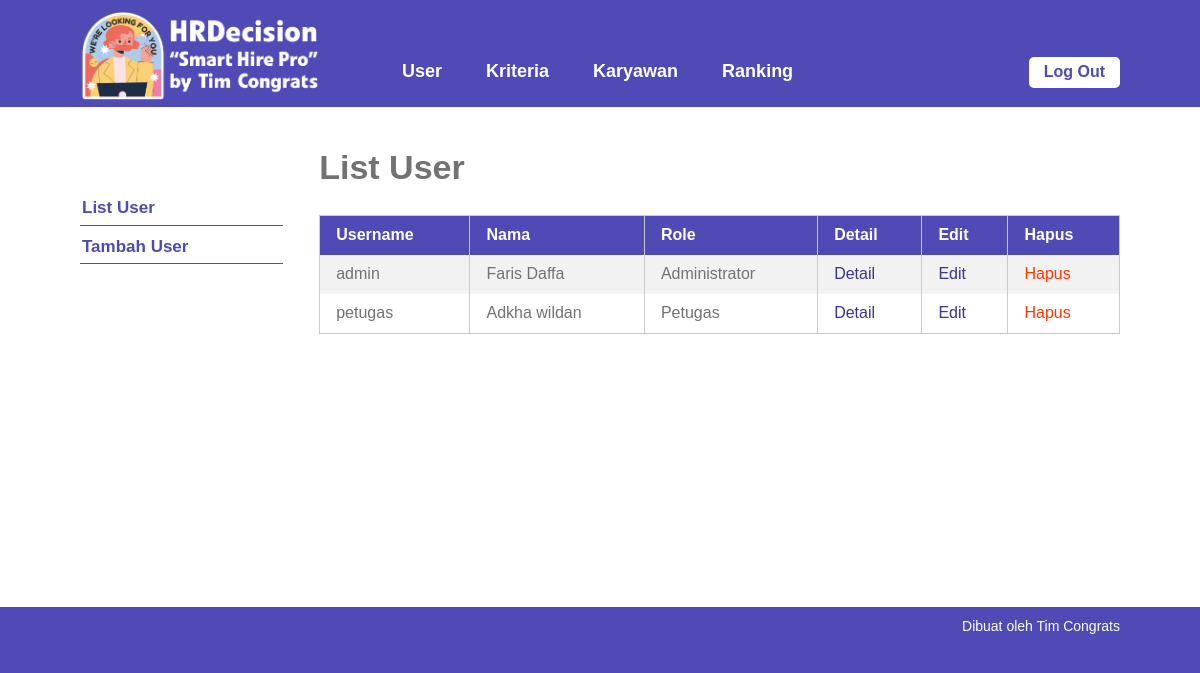
Screenshot of /list-user.php (signed in) with the database file from the repository.
### tables this page shows
CREATE TABLE `user` (
  `id_user` int(5) NOT NULL,
  `username` varchar(16) NOT NULL,
  `password` varchar(50) NOT NULL,
  `nama` varchar(70) NOT NULL,
  `email` varchar(50) DEFAULT NULL,
  `alamat` varchar(100) DEFAULT NULL,
  `role` char(1) NOT NULL
);

### list-user.php (the view, shortened to what this page needs)
<?php require_once('includes/init.php'); ?>
<?php
require_once('template/header.php');
?>
	<div class="main-content-row">
	<div class="container clearfix">
		<?php include_once('template/sidebar-user.php'); ?>
		<div class="main-content the-content">
			<h1>List User</h1>
			<?php
			$query = $pdo->prepare('SELECT id_user, username, nama, role FROM user');
			$query->execute();
			$query->setFetchMode(PDO::FETCH_ASSOC);
			if($query->rowCount() > 0):
			?>
			<table class="pure-table pure-table-striped">
				<thead>
					<tr>
						<th>Username</th>
						<th>Nama</th>
						<th>Role</th>
						<th>Detail</th>
						<th>Edit</th>
						<th>Hapus</th>
					</tr>
				</thead>
				<tbody>
					<?php while($hasil = $query->fetch()): ?>
						<tr>
							<td><?php echo $hasil['username']; ?></td>
							<td><?php echo $hasil['nama']; ?></td>
							<td>
							<?php
							if($hasil['role'] == 1) {
								echo 'Administrator';
							} elseif($hasil['role'] == 2) {
								echo 'Petugas';
							}
							?>
							</td>
							<td><a href="single-user.php?id=<?php echo $hasil['id_user']; ?>">Detail</a></td>
							<td><a href="edit-user.php?id=<?php echo $hasil['id_user']; ?>">Edit</a></td>
							<td><a href="hapus-user.php?id=<?php echo $hasil['id_user']; ?>" class="red yaqin-hapus">Hapus</a></td>
						</tr>
					<?php endwhile; ?>
				</tbody>
			</table>
			<?php else: ?>
				<p>Maaf, belum ada data untuk user.</p>
			<?php endif; ?>
		</div>
	</div>
	</div>
<?php
require_once('template/footer.php');

### stylesheets/style.css (style rules this page uses)
html,body,div,span,applet,object,iframe,h1,h2,h3,h4,h5,h6,p,blockquote,pre,a,abbr,acronym,address,big,cite,code,del,dfn,em,img,ins,kbd,q,s,samp,small,strike,strong,sub,sup,tt,var,b,u,i,center,dl,dt,dd,ol,ul,li,fieldset,form,label,legend,table,caption,tbody,tfoot,thead,tr,th,td,article,aside,canvas,details,embed,figure,figcaption,footer,header,hgroup,menu,nav,output,ruby,section,summary,time,mark,audio, video { margin: 0; padding: 0; border: 0; font-size: 100%; vertical-align: baseline }
body { line-height: 1 }
table { border-collapse: collapse; border-spacing: 0 }
*, *:before, *:after { -moz-box-sizing: border-box; -webkit-box-sizing: border-box; box-sizing: border-box }
.clearfix:before, .clearfix:after { content: " "; display: table }
.clear, .clearfix:after { clear: both }
a { color: #4f4ab5; text-decoration: none }
.container { max-width: 1100px; margin: 0 auto; position: relative; padding: 0 30px }
body { background: #4f4ab5; font-family: "PT Sans", sans-serif; color: #727272; font-size: 14px; line-height: 1.3; font-weight: 500 }
h1, h2, h3, h4, h5, h6 { font-weight: 300 }
.pure-table { border-collapse: collapse; border-spacing: 0; empty-cells: show; border: 1px solid #cbcbcb; width: 100% }
.pure-table td, .pure-table th { border-left: 1px solid #cbcbcb; border-width: 0 0 0 1px; font-size: inherit; margin: 0; overflow: visible; padding: 0.5em 1em }
.pure-table td:first-child, .pure-table th:first-child { border-left-width: 0 }
.pure-table thead { background-color: #4f4ab5; color: #fff; text-align: left; vertical-align: bottom }
.pure-table thead th { color: #fff }
.pure-table td { background-color: transparent }
.pure-table-striped tr:nth-child(2n-1) td { background-color: #f2f2f2 }
.the-content { font-size: 16px; line-height: 1.42857 }
.the-content a { color: #393391; }
.the-content h1, .the-content h2, .the-content h3, .the-content h4, .the-content h5, .the-content h6 { font-weight: 700 }
.the-content h1 { font-size: 34px; margin: 0.8em 0 0.8em; padding: 0; line-height: 1.2 }
.the-content blockquote, .the-content table, .the-content p, .the-content ul, .the-content ol, .the-content dd, .the-content pre, .the-content iframe, .the-content .flxmap-container, .the-content hr { margin-bottom: 1em }
.the-content table { margin-bottom: 50px }
.the-content>h1:first-child, .the-content>h3:first-child, .the-content>h2:first-child { margin-top: 0 }
button, a { -webkit-transition: all .2s ease; -moz-transition: all .2s ease; -o-transition: all .2s ease; transition: all 0.2s ease }
span.red, a.red, .the-content span.red, .the-content a.red { color: #ff3600; }
.main-content { float: right; width: 77%; padding: 40px 0 }

### rows the page displays
user: username "admin", nama "Faris Daffa", role "Administrator"
user: username "petugas", nama "Adkha wildan", role "Petugas"
